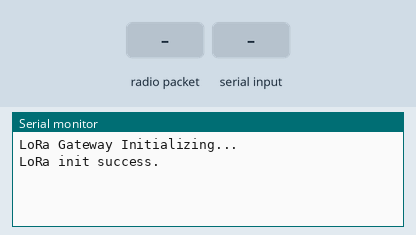
This sketch was run on a simulated Arduino Uno, built with avr-gcc and run on an emulated ATmega328P. Parts: the last lines printed to the serial monitor. The inputs (shaded band) are chosen by the test bench. No radio packets arrive unless stated.

Above: at 1.2 s.
1.3 s: radio packet "isGateway" arrives
At 2.5 s:
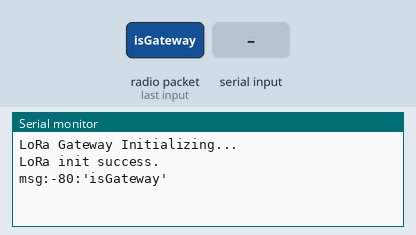
2.8 s: "isGateway\n" received over Serial
At 3.6 s:
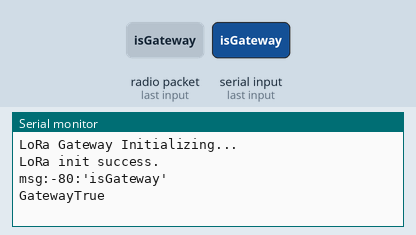
4.3 s: radio packet "1" arrives
At 4.8 s:
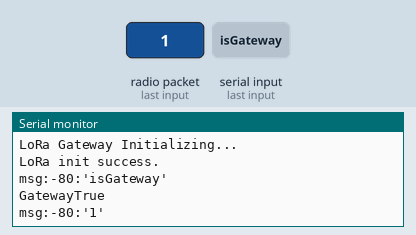

The sketch:

LoRa_Gateway.ino
```cpp
#include <SPI.h>
#include <LoRa.h>

#define LED_PIN 2
#define LORA_SS 5
#define LORA_RST 14
#define LORA_DIO0 2

const unsigned long LED_DURATION = 100; // ms
bool ledOn = false;
unsigned long ledStartTime = 0;

void setup() {
  pinMode(LED_PIN, OUTPUT);
  digitalWrite(LED_PIN, LOW);

  Serial.begin(115200);
  while (!Serial);  // Wait for Serial to be ready

  Serial.println("LoRa Gateway Initializing...");

  LoRa.setPins(LORA_SS, LORA_RST, LORA_DIO0);
  if (!LoRa.begin(433E6)) {
    Serial.println("LoRa init failed. Check connections.");
    while (true); // halt
  }

  Serial.println("LoRa init success.");
}

void loop() {
  // 🔹 Check LoRa first
  int packetSize = LoRa.parsePacket();
  if (packetSize > 0) {
    String message;
    message.reserve(packetSize);

    while (LoRa.available()) {
      message += (char)LoRa.read();
    }

    int rssi = LoRa.packetRssi();

    Serial.print("msg:");
    Serial.print(rssi);
    Serial.print(":'");
    Serial.print(message);
    Serial.println("'");

    flashLED();
  }

  // 🔹 Handle Serial command (non-blocking)
  if (Serial.available()) {
    String command = Serial.readStringUntil('\n');
    command.trim();

    if (command == "isGateway") {
      Serial.println("GatewayTrue");
    }
  }

  updateLED();
}

void flashLED() {
  digitalWrite(LED_PIN, HIGH);
  ledOn = true;
  ledStartTime = millis();
}

void updateLED() {
  if (ledOn && millis() - ledStartTime >= LED_DURATION) {
    digitalWrite(LED_PIN, LOW);
    ledOn = false;
  }
}
```

Measured:
- after the input at 1.3 s, the serial monitor: prints a new line at once (image 1)
- after the input at 2.8 s, the serial monitor: prints a new line at once (image 2)
- after the input at 4.3 s, the serial monitor: prints a new line at once (image 3)
